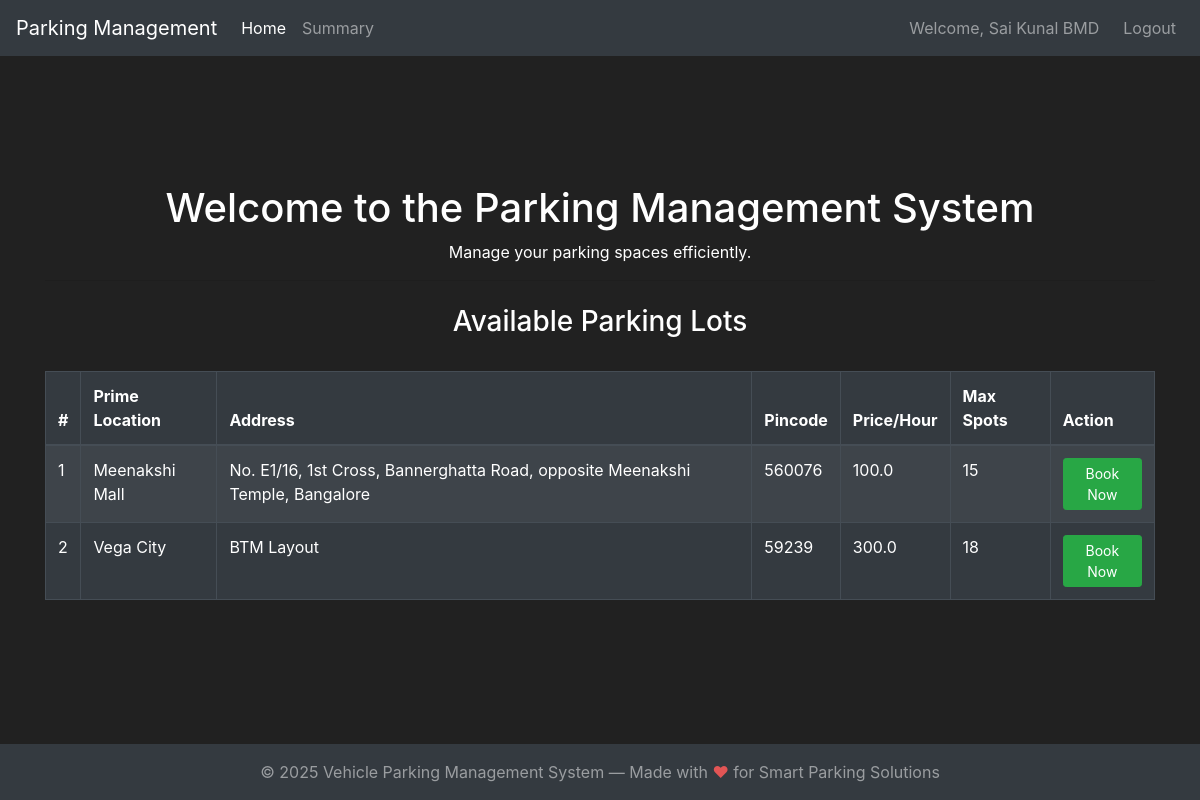
Screenshot of / (signed in) with the database file from the repository.
### parkingManagement/modals.py (models this page shows, shortened)
class User(db.Model, UserMixin):
    id = db.Column(db.Integer(), primary_key=True)
    username = db.Column(db.String(length=30), nullable=False, unique=True)
    password_hash = db.Column(db.String(length=128), nullable=False)
    emailId = db.Column(db.String(length=50), nullable=False, unique=True)
    name = db.Column(db.String(length=50), nullable=False)
    address = db.Column(db.String(length=100), nullable=False)
    pincode = db.Column(db.String(length=10), nullable=False)
    @property
    def password(self):
        raise AttributeError('Password is not a readable attribute.')

class ParkingLot(db.Model):
    id = db.Column(db.Integer(), primary_key=True)
    prime_location = db.Column(db.String(length=100), nullable=False)
    address = db.Column(db.String(length=100), nullable=False)
    pincode = db.Column(db.String(length=10), nullable=False)
    price_per_hour = db.Column(db.Float(), nullable=False)
    max_spots = db.Column(db.Integer(), nullable=False)
    revenue_per_lot = db.Column(db.Float(), nullable=False)

### parkingManagement/controllers.py (the view)
@app.route('/')
def home_page():
    if not current_user.is_authenticated:
        return render_template('public_home.html', active_page='home')
    parking_lots = ParkingLot.query.all()
    booking_form = BookingForm()
    user_history = []
    allocated_spot = session.pop('allocated_spot', None)
    allocated_lot = session.pop('allocated_lot', None)
    if current_user.is_authenticated:
        user_history = Booking.query.filter_by(user_id=current_user.id).order_by(Booking.entry_time.desc()).all()
    return render_template('home.html', active_page='home', parking_lots=parking_lots, booking_form=booking_form, user_history=user_history, allocated_spot=allocated_spot, allocated_lot=allocated_lot)

### parkingManagement/modals.py (called while the page is built)
@login_manager.user_loader
def load_user(user_id):
    return User.query.get(int(user_id))

### parkingManagement/templates/home.html (shortened to what this page needs)
{% extends 'base.html' %}
{% block content %}
    <div class="container mt-5">
        <h1 class="text-center">Welcome to the Parking Management System</h1>
        <p class="text-center">Manage your parking spaces efficiently.</p>
        <hr>
        <h3 class="text-center mt-4 mb-3">Available Parking Lots</h3>
        <div class="table-responsive">
            <table class="table table-dark table-striped table-bordered mt-3">
                <thead>
                    <tr>
                        <th>#</th>
                        <th>Prime Location</th>
                        <th>Address</th>
                        <th>Pincode</th>
                        <th>Price/Hour</th>
                        <th>Max Spots</th>
                        <th>Action</th>
                    </tr>
                </thead>
                <tbody>
                    {% for lot in parking_lots %}
                    <tr>
                        <td>{{ loop.index }}</td>
                        <td>{{ lot.prime_location }}</td>
                        <td>{{ lot.address }}</td>
                        <td>{{ lot.pincode }}</td>
                        <td>{{ lot.price_per_hour }}</td>
                        <td>{{ lot.max_spots }}</td>
                        <td>
                            <button type="button" class="btn btn-success btn-sm book-now-button" data-toggle="modal" data-target="#bookModal" data-lot-id="{{ lot.id }}" data-lot-location="{{ lot.prime_location }}">Book Now</button>
                        </td>
                    </tr>
                    {% else %}
                    <tr>
                        <td colspan="7" class="text-center">No parking lots available.</td>
                    </tr>
                    {% endfor %}
                </tbody>
            </table>
        </div>
    </div>
{% endblock %}

### parkingManagement/templates/base.html (shortened to what this page needs)
<!DOCTYPE html>
<html lang="en">
<head>
        <link rel="stylesheet" href="https://cdn.jsdelivr.net/npm/bootstrap@4.5.3/dist/css/bootstrap.min.css">
</head>
<body>
    <nav class="navbar navbar-expand-md navbar-dark bg-dark">
        <a class="navbar-brand ps-4" href="{% if session.get('admin_logged_in') %}{{ url_for('admin_home_page') }}{% else %}{{ url_for('home_page') }}{% endif %}">Parking Management</a>
        <div class="collapse navbar-collapse" id="navbarNav">
            <ul class="navbar-nav mr-auto">
                <li class="nav-item {% if active_page == 'home' or active_page == 'admin_home' %}active{% endif %}">
                    <a class="nav-link" href="{% if session.get('admin_logged_in') %}{{ url_for('admin_home_page') }}{% else %}{{ url_for('home_page') }}{% endif %}">Home</a>
                </li>
                {% if session.get('admin_logged_in') %}
                <li class="nav-item {% if active_page == 'users' %}active{% endif %}">
                    <a class="nav-link" href="{{ url_for('admin_users_page') }}">User</a>
                </li>
                <li class="nav-item">
                    <a class="nav-link" href="#">Summary</a>
                </li>
                {% elif current_user.is_authenticated %}
                <li class="nav-item">
                    <a class="nav-link" href="#">Summary</a>
                </li>
                {% endif %}
            </ul>
            <ul class="navbar-nav ml-auto">
                {% if session.get('admin_logged_in') %}
                <li class="nav-item">
                    <span class="navbar-text mr-3">Welcome, Master</span>
                </li>
                <li class="nav-item">
                    <a class="nav-link" href="{{ url_for('logout_page') }}">Logout</a>
                </li>
                {% elif current_user.is_authenticated %}
                <li class="nav-item">
                    <span class="navbar-text mr-3">Welcome, {{ current_user.name }}</span>
                </li>
                <li class="nav-item">
                    <a class="nav-link" href="{{ url_for('logout_page') }}">Logout</a>
                </li>
                {% endif %}
            </ul>
        </div>
    </nav>
    {% block content %}
    {% endblock %}
    <footer class="footer mt-5 py-3 bg-dark text-white-50">
        <div class="container text-center">
            <span>&copy; 2025 Vehicle Parking Management System &mdash; Made with <span style="color: #e25555;">&#10084;</span> for Smart Parking Solutions</span>
        </div>
    </footer>
</body>
</html>

### parkingManagement/templates/base.html (style rules this page uses)
body { background-color: #212121; color: white; min-height: 100vh; display: flex; flex-direction: column; justify-content: space-between; }
.footer { margin-top: auto; }

### rows the page displays
User: name "Sai Kunal BMD"
ParkingLot: prime_location "Meenakshi Mall", address "No. E1/16, 1st Cross, Bannerghatta Road, opposite Meenakshi Temple, Bangalore", pincode "560076", price_per_hour "100.0", max_spots "15"
ParkingLot: prime_location "Vega City", address "BTM Layout", pincode "59239", price_per_hour "300.0", max_spots "18"
